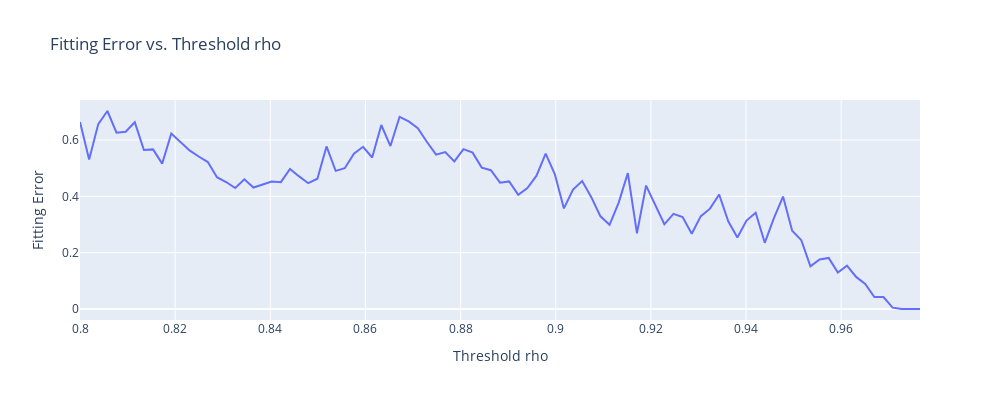

The notebook cell this image was saved under:
### Code cell
max_ccs = []
errors = []
num_nodes_without_isolates = []


def exponential_degree(k, alpha, gamma):
    return alpha * np.exp(-gamma * k)

def make_graph(rho):
    # 1. Threshold the correlation matrix
    adj_matrix_ci = (corr_matrix_ci.abs() > rho).astype(int)
    np.fill_diagonal(adj_matrix_ci.values, 0)

    # 2. Create a graph from the adjacency matrix
    G = nx.from_pandas_adjacency(adj_matrix_ci)
    G.remove_edges_from(nx.selfloop_edges(G))

    count_non_isolates = 0
    for node, degree in dict(G.degree()).items():
        if degree > 0:
            count_non_isolates += 1

    num_nodes_without_isolates.append(count_non_isolates)

    cc = max(nx.connected_components(G), key=len)
    max_ccs.append(len(cc))

    return G

def fitting_error_for_threshold(rho):
    # 1. Build the graph at threshold rho
    G = make_graph(rho)

    max_cc = max(nx.connected_components(G), key=len)

    # 2. Degree distribution
    degrees = [deg for _, deg in G.degree()]
    hist = np.bincount(degrees)
    p_k = hist / hist.sum()

    # 3. Fit alpha, gamma
    k_vals = np.arange(1, len(p_k))
    p_vals = p_k[1:]
    nonzero = p_vals > 0
    k_fit = k_vals[nonzero]
    p_fit = p_vals[nonzero]
    popt, _ = curve_fit(exponential_degree, k_fit, p_fit, p0=(1.0, 0.1))
    alpha_fit, gamma_fit = popt

    # 4. Compute fitting error
    p_exp_fit = exponential_degree(k_vals, alpha_fit, gamma_fit)
    e_fit = np.sum(np.abs(p_k[1:] - p_exp_fit))

    errors.append(e_fit)

    if len(max_cc) < 5:
        raise Warning(f"Graph has less than 10 nodes at rho = {rho}")
    return e_fit, alpha_fit, gamma_fit, max_cc

import warnings

# Loop over candidate rho’s
rhos = np.linspace(0.8, 0.99, 100)
best_rho = None
best_err = float('inf')
rhos_run = []
problems = []
for rho in rhos:
    try:
        with warnings.catch_warnings():
            warnings.simplefilter("ignore")
            err, alpha_fit, gamma_fit, max_cc = fitting_error_for_threshold(rho)
        rhos_run.append(rho)
        
        if err < best_err:
            best_rho = rho
            best_err = err
    except:
        problems.append(rho)
        continue
    
# Plot the error as a function of rho
fig = go.Figure()
fig.add_trace(go.Scatter(x=rhos, y=errors, mode='lines', name='Fitting Error'))
fig.update_layout(
    title='Fitting Error vs. Threshold rho',
    xaxis_title='Threshold rho',
    yaxis_title='Fitting Error',
    width=1000,
    height=400
)
fig.show()

# Plot max connected component size
fig = go.Figure()
fig.add_trace(go.Scatter(x=rhos, y=max_ccs[:93], mode='lines', name='Max CC Size'))
fig.update_layout(
    title='Max Connected Component Size vs. Threshold rho',
    xaxis_title='Threshold rho',
    yaxis_title='Max CC Size',
    width=1000,
    height=400
)
fig.show()

# Plot number of nodes without isolates
fig = go.Figure()
fig.add_trace(go.Scatter(x=rhos, y=num_nodes_without_isolates, mode='lines', name='Nodes without Isolates'))
fig.update_layout(
    title='Number of Nodes without Isolates vs. Threshold rho',
    xaxis_title='Threshold rho',
    yaxis_title='Number of Nodes without Isolates',
    width=1000,
    height=400
)
fig.show()


print(f"Problems at thresholds: {problems}")

print(f"Best threshold = {best_rho}, with error = {best_err}")

### Figure 1 — Plotly figure (JSON) as saved in the notebook; plotly's stock layout.template omitted (floating-point values rounded to 4 significant figures)
{"data": [{"mode": "lines", "name": "Fitting Error", "type": "scatter", "x": [0.8, 0.8019, 0.8038, 0.8058, 0.8077, 0.8096, 0.8115, 0.8134, 0.8154, 0.8173, 0.8192, 0.8211, 0.823, 0.8249, 0.8269, 0.8288, 0.8307, 0.8326, 0.8345, 0.8365, 0.8384, 0.8403, 0.8422, 0.8441, 0.8461, 0.848, 0.8499, 0.8518, 0.8537, 0.8557, 0.8576, 0.8595, 0.8614, 0.8633, 0.8653, 0.8672, 0.8691, 0.871, 0.8729, 0.8748, 0.8768, 0.8787, 0.8806, 0.8825, 0.8844, 0.8864, 0.8883, 0.8902, 0.8921, 0.894, 0.896, 0.8979, 0.8998, 0.9017, 0.9036, 0.9056, 0.9075, 0.9094, 0.9113, 0.9132, 0.9152, 0.9171, 0.919, 0.9209, 0.9228, 0.9247, 0.9267, 0.9286, 0.9305, 0.9324, 0.9343, 0.9363, 0.9382, 0.9401, 0.942, 0.9439, 0.9459, 0.9478, 0.9497, 0.9516, 0.9535, 0.9555, 0.9574, 0.9593, 0.9612, 0.9631, 0.9651, 0.967, 0.9689, 0.9708, 0.9727, 0.9746, 0.9766, 0.9785, 0.9804, 0.9823, 0.9842, 0.9862, 0.9881, 0.99], "y": [0.664, 0.5307, 0.6563, 0.7029, 0.6261, 0.6295, 0.6631, 0.5646, 0.5666, 0.5161, 0.6232, 0.5919, 0.5629, 0.5413, 0.5216, 0.4677, 0.4509, 0.4294, 0.4603, 0.4311, 0.4415, 0.4522, 0.4503, 0.4972, 0.4707, 0.4466, 0.4623, 0.577, 0.4902, 0.4996, 0.5515, 0.5759, 0.5378, 0.6532, 0.5784, 0.6823, 0.6661, 0.642, 0.5928, 0.5479, 0.5572, 0.5239, 0.5674, 0.555, 0.502, 0.4927, 0.4485, 0.453, 0.4055, 0.4294, 0.4733, 0.5517, 0.4793, 0.357, 0.424, 0.4543, 0.397, 0.3289, 0.299, 0.3775, 0.4822, 0.2688, 0.4382, 0.367, 0.3007, 0.3379, 0.3268, 0.2672, 0.3297, 0.3562, 0.4064, 0.3113, 0.2541, 0.314, 0.3416, 0.235, 0.3224, 0.399, 0.2779, 0.2443, 0.1512, 0.1756, 0.1813, 0.1294, 0.1536, 0.1139, 0.08885, 0.04216, 0.04216, 0.004693, 0, 0, 0]}], "layout": {"height": 400, "title": {"text": "Fitting Error vs. Threshold rho"}, "width": 1000, "xaxis": {"title": {"text": "Threshold rho"}}, "yaxis": {"title": {"text": "Fitting Error"}}}}
